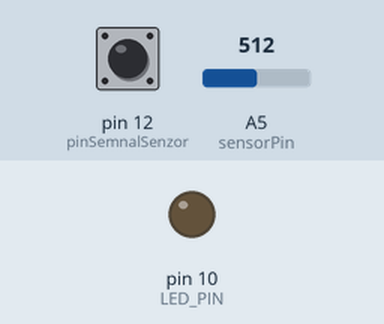
The sketch below on a simulated Arduino Uno, built with avr-gcc and run on an emulated ATmega328P. Parts: output pins drawn as LEDs (lit = HIGH). The test bench sets the inputs (shaded band); at power-on: pin 12 (pinSemnalSenzor) HIGH, A5 (sensorPin) = 512. Pins used as bus, display or sensor lines are not drawn; what the sketch prints to the serial monitor is not drawn.

Above: at 1.2 s.
1.3 s: pin 12 (pinSemnalSenzor) driven LOW
2.8 s: pin 12 (pinSemnalSenzor) pulsed HIGH 2 times (0.12 s each, 0.3 s apart)
Timing chart, 0 to 5.8 s (numbered marks = the images above; inputs shaded):
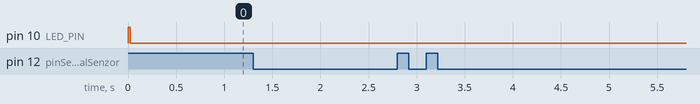

Measured:
- after the input at 1.3 s, every drawn part: stays the same
- after the input at 2.8 s, every drawn part: stays the same

The sketch:

AtmegaSensorValue.ino
```cpp
// Sensor pins
#define sensorPower 7
#define sensorPin A5
#define LED_PIN 10
#define pinSemnalSenzor 12

// Value for storing water level
int val = 0;
int next_water_reading_frequency=2500;
static unsigned long next_water_reading=0;
bool toggle;
bool inundatieDetectata;
bool hot;

void setup() {

	pinMode(sensorPower, OUTPUT);
  pinMode(LED_PIN,OUTPUT);

	//WATER
	  digitalWrite(sensorPower, LOW);
  	digitalWrite(LED_PIN, HIGH);
    toggle=false;
    inundatieDetectata=false;
    hot=false;

  //Photo Senson
  pinMode(pinSemnalSenzor, INPUT);

	Serial.begin(115200);
}

void loop() {
	//get the reading from the function below and print it
  if(millis()>next_water_reading)
  {
    int level = readSensor();
    if(level>200 && inundatieDetectata==false)
    {
      Serial.write("W");
      digitalWrite(LED_PIN,toggle);
      toggle=!toggle;
      inundatieDetectata=true;
    }
    else if(level<200 && inundatieDetectata==true)
    {
        inundatieDetectata=false;
    }
    next_water_reading=next_water_reading_frequency+millis();
  }

  int stareSenzor = digitalRead(pinSemnalSenzor);
  if(stareSenzor==0 && hot==false)
  {
    Serial.write("H");
    hot=true;
  }
  else if(stareSenzor==1 && hot==true)
  {
    hot=false;
  }


}

//This is a function used to get the reading
int readSensor() {
	digitalWrite(sensorPower, HIGH);	// Turn the sensor ON
	delay(10);							// wait 10 milliseconds
	val = analogRead(sensorPin);		// Read the analog value form sensor
  delay(10);
	digitalWrite(sensorPower, LOW);		// Turn the sensor OFF
	return val;							// send current reading
}
```
